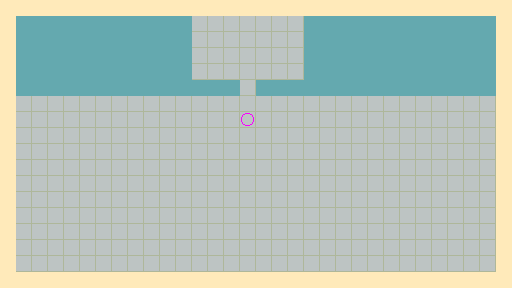

This game map was drawn from its Tiled (.tmx) file and the tilesets committed beside it. A one-line description and the full map source follow:
An orthogonal 32x18 tile map with 16x16 px tiles, 2 tile layers (Floor, Walls) and 6 objects (2x Laser, Door, Exit, Player, Quball).

<map version="1.2" tiledversion="1.3.1" orientation="orthogonal" renderorder="right-down" compressionlevel="0" width="32" height="18" tilewidth="16" tileheight="16" infinite="0" nextlayerid="9" nextobjectid="22">
 <tileset firstgid="1" name="spritesheet" tilewidth="16" tileheight="16" tilecount="16" columns="4">
  <image source="sprites/spritesheet.png" width="64" height="64" />
 </tileset>
 <layer id="3" name="Floor" width="32" height="18">
  <data encoding="csv">
0,0,0,0,0,0,0,0,0,0,0,0,0,0,0,0,0,0,0,0,0,0,0,0,0,0,0,0,0,0,0,0,
0,0,0,0,0,0,0,0,0,0,0,0,8,8,8,8,8,8,8,0,0,0,0,0,0,0,0,0,0,0,0,0,
0,0,0,0,0,0,0,0,0,0,0,0,8,8,8,8,8,8,8,0,0,0,0,0,0,0,0,0,0,0,0,0,
0,0,0,0,0,0,0,0,0,0,0,0,8,8,8,8,8,8,8,0,0,0,0,0,0,0,0,0,0,0,0,0,
0,0,0,0,0,0,0,0,0,0,0,0,8,8,8,8,8,8,8,0,0,0,0,0,0,0,0,0,0,0,0,0,
0,0,0,0,0,0,0,0,0,0,0,0,0,0,0,8,0,0,0,0,0,0,0,0,0,0,0,0,0,0,0,0,
0,8,8,8,8,8,8,8,8,8,8,8,8,8,8,8,8,8,8,8,8,8,8,8,8,8,8,8,8,8,8,0,
0,8,8,8,8,8,8,8,8,8,8,8,8,8,8,16,8,8,8,8,8,8,8,8,8,8,8,8,8,8,8,0,
0,8,8,8,8,8,8,8,8,8,8,8,8,8,8,8,8,8,8,8,8,8,8,8,8,8,8,8,8,8,8,0,
0,8,8,8,8,8,8,8,8,8,8,8,8,8,8,8,8,8,8,8,8,8,8,8,8,8,8,8,8,8,8,0,
0,8,8,8,8,8,8,8,8,8,8,8,8,8,8,8,8,8,8,8,8,8,8,8,8,8,8,8,8,8,8,0,
0,8,8,8,8,8,8,8,8,8,8,8,8,8,8,8,8,8,8,8,8,8,8,8,8,8,8,8,8,8,8,0,
0,8,8,8,8,8,8,8,8,8,8,8,8,8,8,8,8,8,8,8,8,8,8,8,8,8,8,8,8,8,8,0,
0,8,8,8,8,8,8,8,8,8,8,8,8,8,8,8,8,8,8,8,8,8,8,8,8,8,8,8,8,8,8,0,
0,8,8,8,8,8,8,8,8,8,8,8,8,8,8,8,8,8,8,8,8,8,8,8,8,8,8,8,8,8,8,0,
0,8,8,8,8,8,8,8,8,8,8,8,8,8,8,8,8,8,8,8,8,8,8,8,8,8,8,8,8,8,8,0,
0,8,8,8,8,8,8,8,8,8,8,8,8,8,8,8,8,8,8,8,8,8,8,8,8,8,8,8,8,8,8,0,
0,0,0,0,0,0,0,0,0,0,0,0,0,0,0,0,0,0,0,0,0,0,0,0,0,0,0,0,0,0,0,0
</data>
 </layer>
 <layer id="2" name="Walls" width="32" height="18">
  <properties>
   <property name="Collision" type="bool" value="true" />
  </properties>
  <data encoding="csv">
13,13,13,13,13,13,13,13,13,13,13,13,13,13,13,13,13,13,13,13,13,13,13,13,13,13,13,13,13,13,13,13,
13,1,1,1,1,1,1,1,1,1,1,1,0,0,0,0,0,0,0,1,1,1,1,1,1,1,1,1,1,1,1,13,
13,1,1,1,1,1,1,1,1,1,1,1,0,0,0,0,0,0,0,1,1,1,1,1,1,1,1,1,1,1,1,13,
13,1,1,1,1,1,1,1,1,1,1,1,0,0,0,0,0,0,0,1,1,1,1,1,1,1,1,1,1,1,1,13,
13,1,1,1,1,1,1,1,1,1,1,1,0,0,0,0,0,0,0,1,1,1,1,1,1,1,1,1,1,1,1,13,
13,1,1,1,1,1,1,1,1,1,1,1,1,1,1,0,1,1,1,1,1,1,1,1,1,1,1,1,1,1,1,13,
13,0,0,0,0,0,0,0,0,0,0,0,0,0,0,0,0,0,0,0,0,0,0,0,0,0,0,0,0,0,0,13,
13,0,0,0,0,0,0,0,0,0,0,0,0,0,0,0,0,0,0,0,0,0,0,0,0,0,0,0,0,0,0,13,
13,0,0,0,0,0,0,0,0,0,0,0,0,0,0,0,0,0,0,0,0,0,0,0,0,0,0,0,0,0,0,13,
13,0,0,0,0,0,0,0,0,0,0,0,0,0,0,0,0,0,0,0,0,0,0,0,0,0,0,0,0,0,0,13,
13,0,0,0,0,0,0,0,0,0,0,0,0,0,0,0,0,0,0,0,0,0,0,0,0,0,0,0,0,0,0,13,
13,0,0,0,0,0,0,0,0,0,0,0,0,0,0,0,0,0,0,0,0,0,0,0,0,0,0,0,0,0,0,13,
13,0,0,0,0,0,0,0,0,0,0,0,0,0,0,0,0,0,0,0,0,0,0,0,0,0,0,0,0,0,0,13,
13,0,0,0,0,0,0,0,0,0,0,0,0,0,0,0,0,0,0,0,0,0,0,0,0,0,0,0,0,0,0,13,
13,0,0,0,0,0,0,0,0,0,0,0,0,0,0,0,0,0,0,0,0,0,0,0,0,0,0,0,0,0,0,13,
13,0,0,0,0,0,0,0,0,0,0,0,0,0,0,0,0,0,0,0,0,0,0,0,0,0,0,0,0,0,0,13,
13,0,0,0,0,0,0,0,0,0,0,0,0,0,0,0,0,0,0,0,0,0,0,0,0,0,0,0,0,0,0,13,
13,13,13,13,13,13,13,13,13,13,13,13,13,13,13,13,13,13,13,13,13,13,13,13,13,13,13,13,13,13,13,13
</data>
 </layer>
 <objectgroup id="5" name="Environment">
  <object id="8" name="X" type="Laser" x="183.5" y="187.5">
   <properties>
    <property name="Direction" value="Down" />
    <property name="Gate" value="H" />
   </properties>
   <point />
  </object>
  <object id="10" name="Door" type="Door" x="247" y="91">
   <properties>
    <property name="Controls" value="activeCell (15, 7)" />
   </properties>
   <point />
  </object>
  <object id="20" name="X" type="Laser" x="310.5" y="187.5">
   <properties>
    <property name="Direction" value="Down" />
    <property name="Gate" value="Z" />
   </properties>
   <point />
  </object>
  <object id="21" name="Exit" type="Exit" x="239.892" y="32.688" width="15.6686" height="14.8582" />
 </objectgroup>
 <objectgroup id="7" name="Player">
  <object id="17" name="Player" type="Player" x="248.5" y="236.5">
   <point />
  </object>
 </objectgroup>
 <objectgroup id="8" name="Quballs">
  <object id="6" name="Quball |0&gt;" type="Quball" x="247.5" y="186.5">
   <point />
  </object>
 </objectgroup>
</map>
